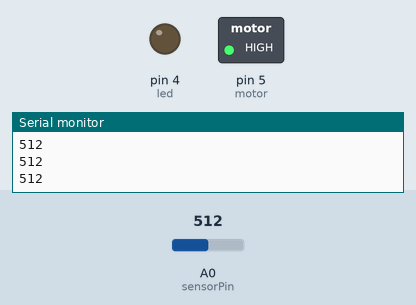
The sketch below on a simulated Arduino Uno, built with avr-gcc and run on an emulated ATmega328P. Parts: switched loads named in the sketch (green lamp = pin HIGH), output pins drawn as LEDs (lit = HIGH), the last lines printed to the serial monitor. The inputs (shaded band) are chosen by the test bench; at power-on: A0 (sensorPin) = 512.

Above: at 1.2 s.
1.3 s: A0 (sensorPin) set to 492
At 2.7 s:
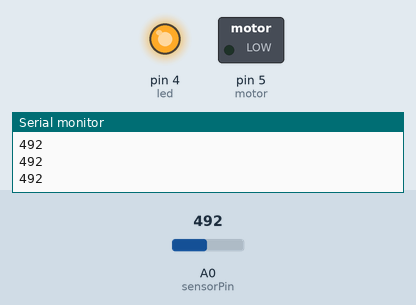
3.0 s: A0 (sensorPin) set to 510
At 4.0 s:
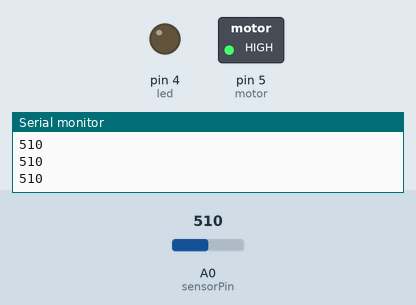
4.5 s: A0 (sensorPin) set to 490
At 5.2 s:
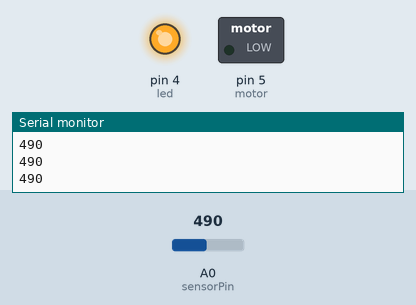
Timing chart, 0 to 7.5 s (numbered marks = the images above; inputs shaded):
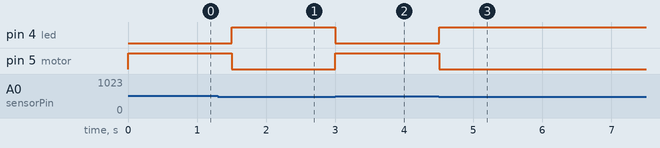

The sketch:

sensor-tierra.ino
```cpp
int sensorPin = A0;
int led = 4;
int sensorValue = 0;
int motor =5;

void setup() {
  pinMode(led, OUTPUT);
  pinMode(motor, OUTPUT);
  Serial.begin(9600);
}

void loop() {

  sensorValue = analogRead(sensorPin);


  Serial.println(sensorValue);
  if(sensorValue >= 500){
    digitalWrite(motor, HIGH);
    digitalWrite(led,LOW);
  }else{
    digitalWrite(motor,LOW);
    digitalWrite(led,HIGH);
  }
  delay(300);
}
```

Measured:
- the behaviour switches between 500 and 499 on A0 (sensorPin) (found by bisection; images 0 and 1)
- after the input at 1.3 s, pin 4 (led): LOW → HIGH after 0.20 s; pin 5 (motor): HIGH → LOW after 0.20 s
- after the input at 3.0 s, pin 4 (led): HIGH → LOW at once; pin 5 (motor): LOW → HIGH at once
- after the input at 4.5 s, pin 4 (led): LOW → HIGH at once; pin 5 (motor): HIGH → LOW at once
